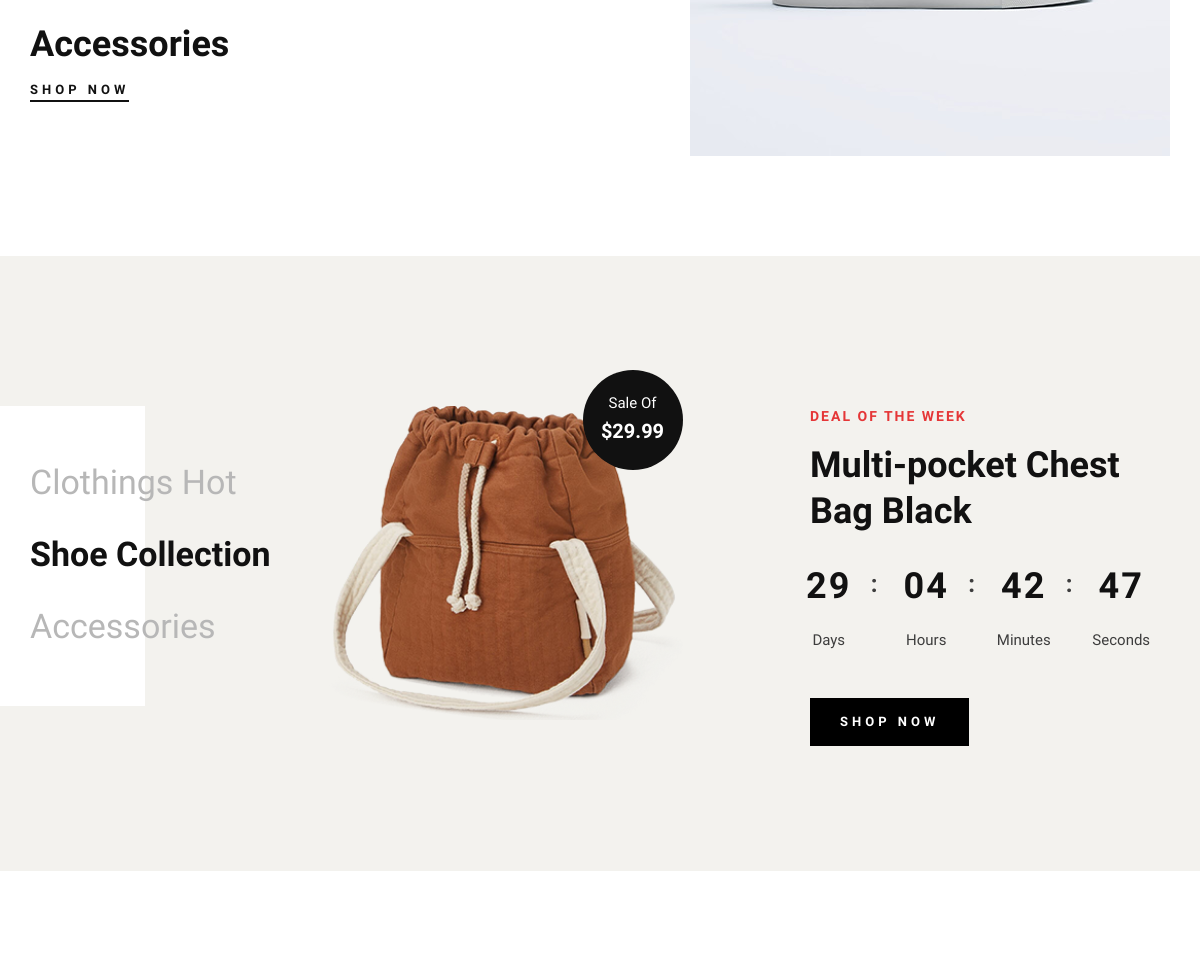
Before: / (middle part) with the older database file.
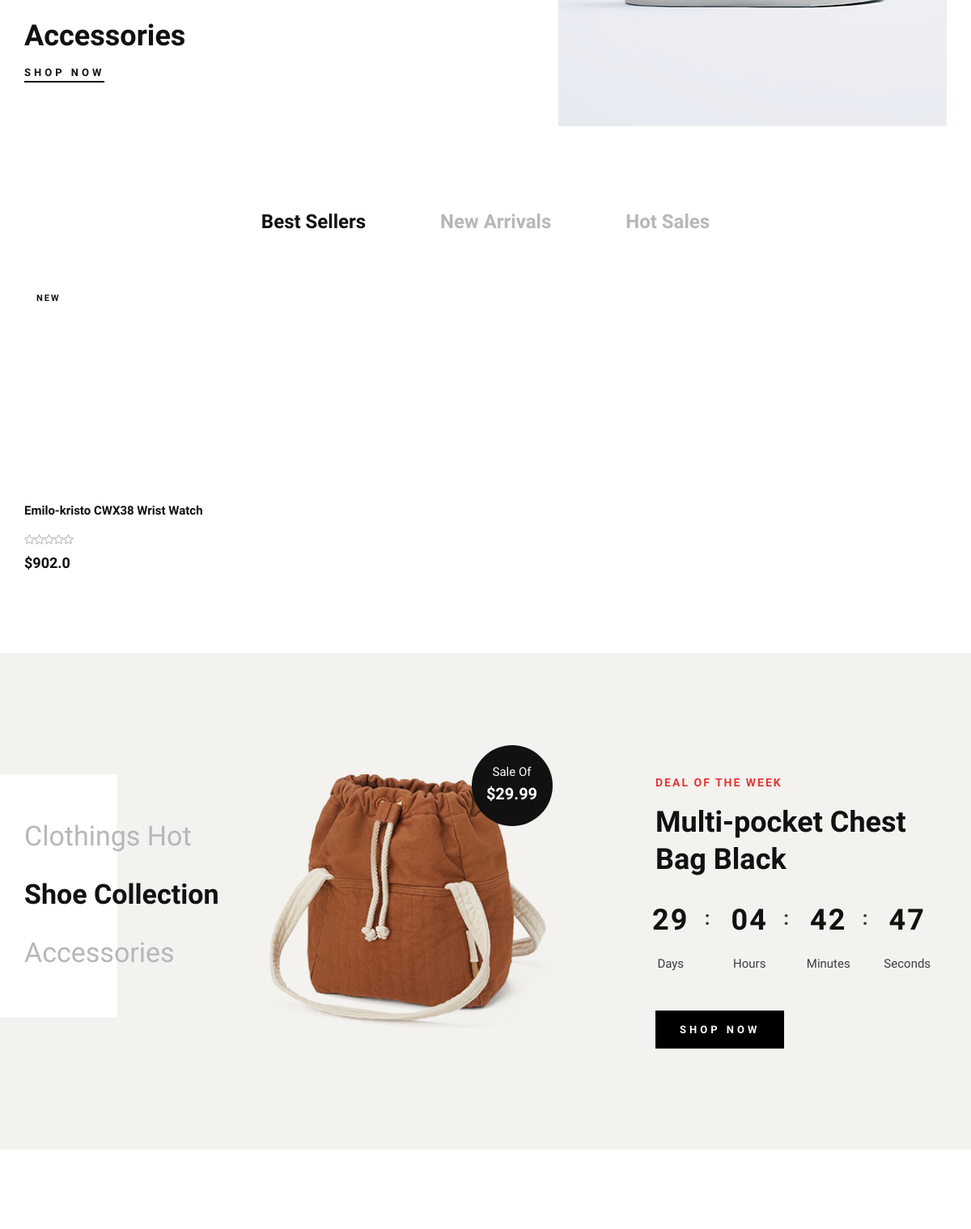
After: the same page with the newer database file.
### ecommerce/models.py (models this page shows, shortened)
class Product(models.Model):
    VARIANTS = (('Color', 'Color'), ('Size', 'Size'), ('Size-Color', 'Size-Color'), ('None', 'None'))
    name = models.CharField(verbose_name = "Product Name", max_length=100)
    price = models.FloatField(verbose_name = "Price")
    description = RichTextUploadingField(verbose_name = "Description")
    image = models.ImageField(verbose_name = "Product image", upload_to='product_image/')
    is_new = models.BooleanField(default = True)
    sales = models.PositiveIntegerField(default = 0)
    variant = models.CharField(max_length=15, choices = VARIANTS, default = 'None')
    category = models.ForeignKey("ProductCategory", related_name = 'products', verbose_name="Category", blank=True, null=True, on_delete=models.CASCADE)
    brand = models.ForeignKey("ecommerce.Brand", related_name = 'brand_products', verbose_name=("Brand"), blank=True, null=True, on_delete=models.CASCADE)
    date_added = models.DateTimeField(verbose_name="Date Added", auto_now_add=True)
    date_updated = models.DateTimeField(verbose_name="Last Updated", auto_now=True)
    class Meta:
        ordering = ('-date_added',)
        verbose_name = 'Product'
        verbose_name_plural = 'Products'

### ecommerce/views.py (the view)
# urls.py: path('', views.index, name = 'index'),
def index(request):
    products = Product.objects.all()
    for product in products:
        sizes = ProductSize.objects.filter(id__in = product.product_variation.all().values_list('size', flat = True).distinct())
        colors = Color.objects.filter(id__in = product.product_variation.all().values_list('color', flat = True).distinct())
        product.product_variation.size_list = sizes
        product.product_variation.color_list = colors
    context = { 'products': products }
    return render(request, 'ecommerce/index.html', context)

### ecommerce/context_processors.py (called while the page is built)
def processor(request):
    cart = Cart.objects.filter(owner = request.user.id).last()
    return {'cart': cart}

### templates/ecommerce/index.html (shortened to what this page needs)
{% extends '../base.html' %}
{% load static %}
{% block content %}
    <section class="banner spad">
        <div class="container">
            <div class="row">
                <div class="col-lg-5">
                    <div class="banner__item banner__item--middle">
                        <div class="banner__item__text">
                            <h2>Accessories</h2>
                            <a href="#">Shop now</a>
                        </div>
                    </div>
                </div>
                <div class="col-lg-7">
                    <div class="banner__item banner__item--last">
                        <div class="banner__item__pic">
                            <img src="{% static 'img/banner/banner-3.jpg' %}" alt="">
                        </div>
                    </div>
                </div>
            </div>
        </div>
    </section>
    {% if products %}
    <section class="product spad">
        <div class="container">
            <div class="row">
                <div class="col-lg-12">
                    <ul class="filter__controls">
                        <li class="active" data-filter="*">Best Sellers</li>
                        <li data-filter=".new-arrivals">New Arrivals</li>
                        <li data-filter=".hot-sales">Hot Sales</li>
                    </ul>
                </div>
            </div>
            <div class="row product__filter">
                    {% for product in products %}
                        {% include "../product.html" with product=product %}
                    {% endfor %}
            </div>
        </div>
    </section>
    {% endif %}
    <section class="categories spad">
        <div class="container">
            <div class="row">
                <div class="col-lg-3">
                    <div class="categories__text">
                        <h2>Clothings Hot <br /> <span>Shoe Collection</span> <br /> Accessories</h2>
                    </div>
                </div>
                <div class="col-lg-4">
                    <div class="categories__hot__deal">
                        <img src="{% static 'img/product-sale.png' %}" alt="">
                        <div class="hot__deal__sticker">
                            <span>Sale Of</span>
                            <h5>$29.99</h5>
                        </div>
                    </div>
                </div>
                <div class="col-lg-4 offset-lg-1">
                    <div class="categories__deal__countdown">
                        <span>Deal Of The Week</span>
                        <h2>Multi-pocket Chest Bag Black</h2>
                        <div class="categories__deal__countdown__timer" id="countdown">
                        </div>
                        <a href="#" class="primary-btn">Shop now</a>
                    </div>
                </div>
            </div>
        </div>
    </section>
    <section class="instagram spad" >
    </section>
    {% endblock content %}

### templates/product.html (shortened to what this page needs)
{% load static %} {% url 'ecommerce:index' as index %}
{% load custom_filters %}
<div class="{% if request.path == index %}
  col-lg-3 col-md-6 col-sm-6 col-md-6 col-sm-6 mix
  {% else %} col-lg-4 col-md-6 col-sm-6 {% endif %}
    {% if product.is_new %} new-arrivals {% endif %} ">
    <div class="product__item">
        <div class="product__item__pic set-bg" data-setbg="{{product.image.url}}">
            {% if product.is_new %}
            <span class="label">New</span>
            {% endif %}
        </div>
        <div class="product__item__text">
            <h6 id="product_name">{{product.name}}</h6>
            <div class="rating">
                <i class="fa fa-star-o"></i>
                <i class="fa fa-star-o"></i>
                <i class="fa fa-star-o"></i>
                <i class="fa fa-star-o"></i>
                <i class="fa fa-star-o"></i>
            </div>
            <h5>${{product.price}}</h5>
        </div>
    </div>
</div>

Changed rows visible on the page:
added Product: is_new "NEW", name "Emilo-kristo CWX38 Wrist Watch", price "902.0"
Other visible differences:
text now shown: "Best Sellers New Arrivals Hot Sales"
